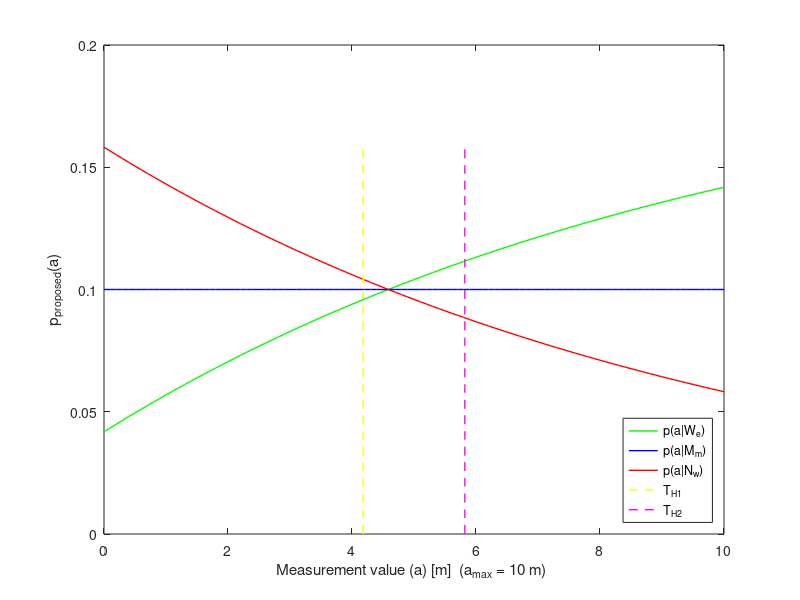
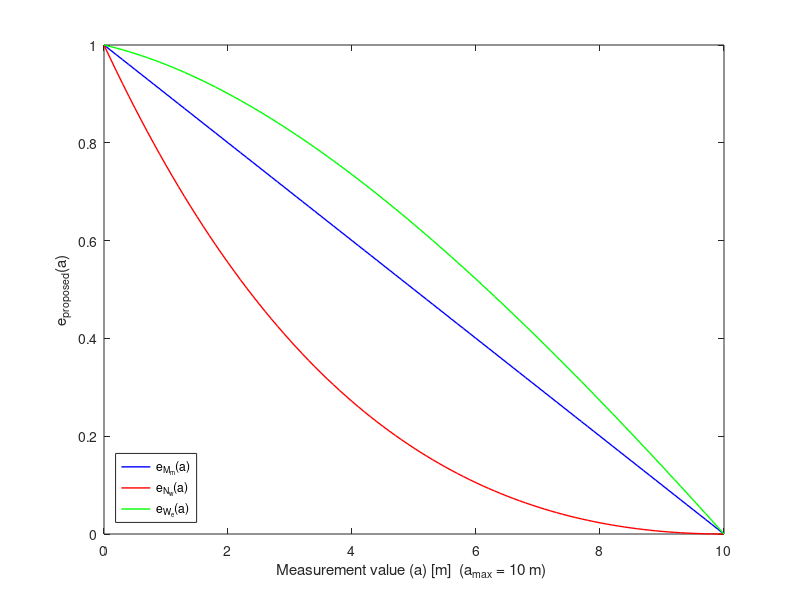

Write MATLAB code to recreate these figures, in order.


% produced by Ozan Vahit Altınpınar (altinpinaro@itu.edu.tr) (2025)
% Matlab script Energy_functions.m
% Description: This script generates the graphs of the energy functions and probability density functions used in determining Similar Energy Regions.

clc;
clear all;

dmax = 10;
d=0:0.1:dmax;
N = length(d);
e = exp(1);
fun = @(x) x.*((1/(dmax*(exp(1)-1)))).*(exp(1-x/dmax));
T_H1 =  integral(fun,0,dmax)

fun = @(x) ((1/((e-1)*dmax))*(1-exp(1-x/dmax)) + (2*e-3)/((e-1)*dmax)).*x;
T_H2 =  integral(fun,0,dmax)

p_Nw = ((1/(dmax*(exp(1)-1)))).*(exp(1-d/dmax)); % probability density function for the narrow region
p_Mm(1:N) = 1/dmax; % probability density function for the medium region
p_We = ((1/(dmax*(exp(1)-1)))).*(1-(exp(1-(d)/dmax)))+(2*e-3)/((e-1)*dmax); % probability density function for the wide region

A_max = [max(p_Nw) max(p_Mm) max(p_We)];
p_max = max(A_max)+0.01;

t = 0:0.01:p_max;
M = length(t);
f_TH1(1:M) = T_H1;
f_TH2(1:M) = T_H2;


figure(1)
plot(d,p_We,'g','Linewidth',1)
hold on
plot(d,p_Mm,'b','Linewidth',1)
hold on
plot(d,p_Nw,'r','Linewidth',1)
hold on
plot(f_TH1,t,'y--','Linewidth',1)
hold on
plot(f_TH2,t,'m--','Linewidth',1)
hold on
xlabel("Measurement value (a) [m]  (a_{max} = 10 m) ")
ylabel("p_{proposed}(a)")
legend({'p(a|W_{e})','p(a|M_{m})','p(a|N_{w})','T_{H1}','T_{H2}'},'Location','southeast')

e_Nw = (1- (d/dmax).*exp(1-d/dmax)); % Energy function for the narrow region
e_Mm = (1-(d/dmax)); % Energy function for the medium region
e_We = 1 - ((d/((2*e-3)*dmax)).*(1-exp(1-d/dmax)) + d./dmax); % Energy function for the wide region


figure(2)
plot(d,e_Mm,'b','Linewidth',1)
hold on
plot(d,e_Nw,'r','Linewidth',1)
hold on
plot(d,e_We,'g','Linewidth',1)

xlabel("Measurement value (a) [m]  (a_{max} = 10 m) ")
ylabel("e_{proposed}(a)")
legend({'e_{M_{m}}(a)','e_{N_{w}}(a)','e_{W_{e}}(a)'},'Location','southwest')
